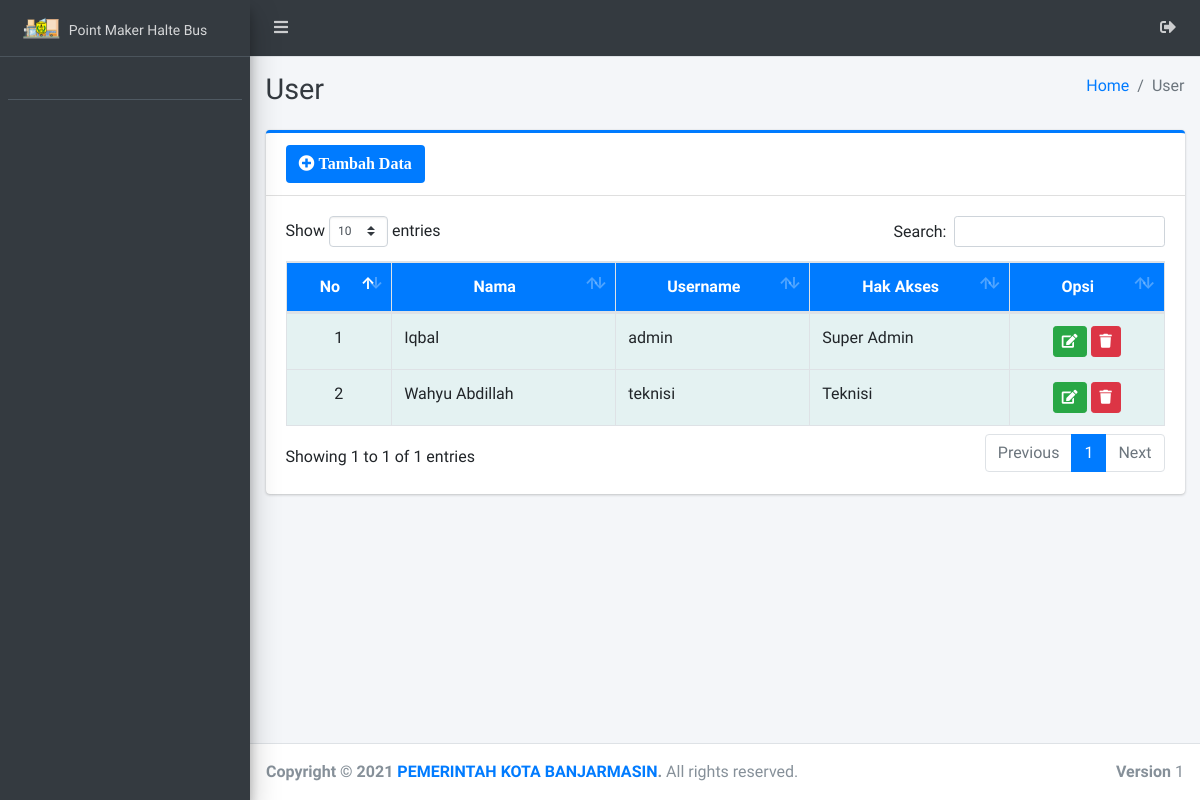
Page /admin/user/index.php on the committed database.
### tables this page shows
CREATE TABLE `user` (
  `id_user` int(11) NOT NULL,
  `nama` varchar(100) NOT NULL,
  `username` varchar(50) NOT NULL,
  `password` varchar(100) NOT NULL,
  `role` varchar(20) NOT NULL
);

### admin/user/index.php (the view, shortened to what this page needs)
<?php
require '../../config/koneksi.php';
?>
<!DOCTYPE html>
<html>
<?php
include '../../templates/head.php';
?>
<body class="hold-transition sidebar-mini layout-fixed">
    <div class="wrapper">
        <?php
        include '../../templates/navbar.php';
        ?>
        <?php
        include '../../templates/sidebar.php';
        ?>
        <div class="content-wrapper">
            <div class="content-header">
                <div class="container-fluid">
                    <div class="row mb-2">
                        <div class="col-sm-6">
                            <h1 class="m-0 text-dark">User</h1>
                        </div>
                        <div class="col-sm-6">
                            <ol class="breadcrumb float-sm-right">
                                <li class="breadcrumb-item"><a href="#">Home</a></li>
                                <li class="breadcrumb-item active">User</li>
                            </ol>
                        </div>
                    </div>
                </div>
            </div>
            <section class="content">
                <div class="container-fluid">
                    <div class="row">
                        <div class="col-12">
                            <div class="card card-primary card-outline">
                                <div class="card-header">
                                    <a href="tambah" class="btn bg-blue"><i class="fa fa-plus-circle"> Tambah Data</i></a>
                                </div>
                                <div class="card-body">
                                    <div class="table-responsive">
                                        <table id="example1" class="table table-bordered table-striped">
                                            <thead class="bg-blue">
                                                <tr align="center">
                                                    <th>No</th>
                                                    <th>Nama</th>
                                                    <th>Username</th>
                                                    <th>Hak Akses</th>
                                                    <th>Opsi</th>
                                                </tr>
                                            </thead>
                                            <?php
                                            $no = 1;
                                            $data = $koneksi->query("SELECT * FROM user");
                                            while ($row = $data->fetch_array()) {
                                            ?>
                                                <tbody style="background-color: azure">
                                                    <tr>
                                                        <td align="center"><?= $no++ ?></td>
                                                        <td><?= $row['nama'] ?></td>
                                                        <td><?= $row['username'] ?></td>
                                                        <td><?= $row['role'] ?></td>
                                                        <td align="center">
                                                            <a href="edit?id=<?= $row['id_user'] ?>" class="btn btn-success btn-sm" title="Edit"><i class="fa fa-edit"></i></a>
                                                            <a href="hapus?id=<?= $row['id_user'] ?>" class="btn btn-danger btn-sm alert-hapus" title="Hapus"><i class="fa fa-trash"></i></a>
                                                        </td>
                                                    </tr>
                                                </tbody>
                                            <?php } ?>
                                        </table>
                                    </div>
                                </div>
                            </div>
                        </div>
                    </div>
                </div>
            </section>
        </div>
        <?php include_once "../../templates/footer.php"; ?>
    </div>
</body>
</html>

### rows in the picture
user: nama "Iqbal", username "admin", role "Super Admin"
user: nama "Wahyu Abdillah", username "teknisi", role "Teknisi"
